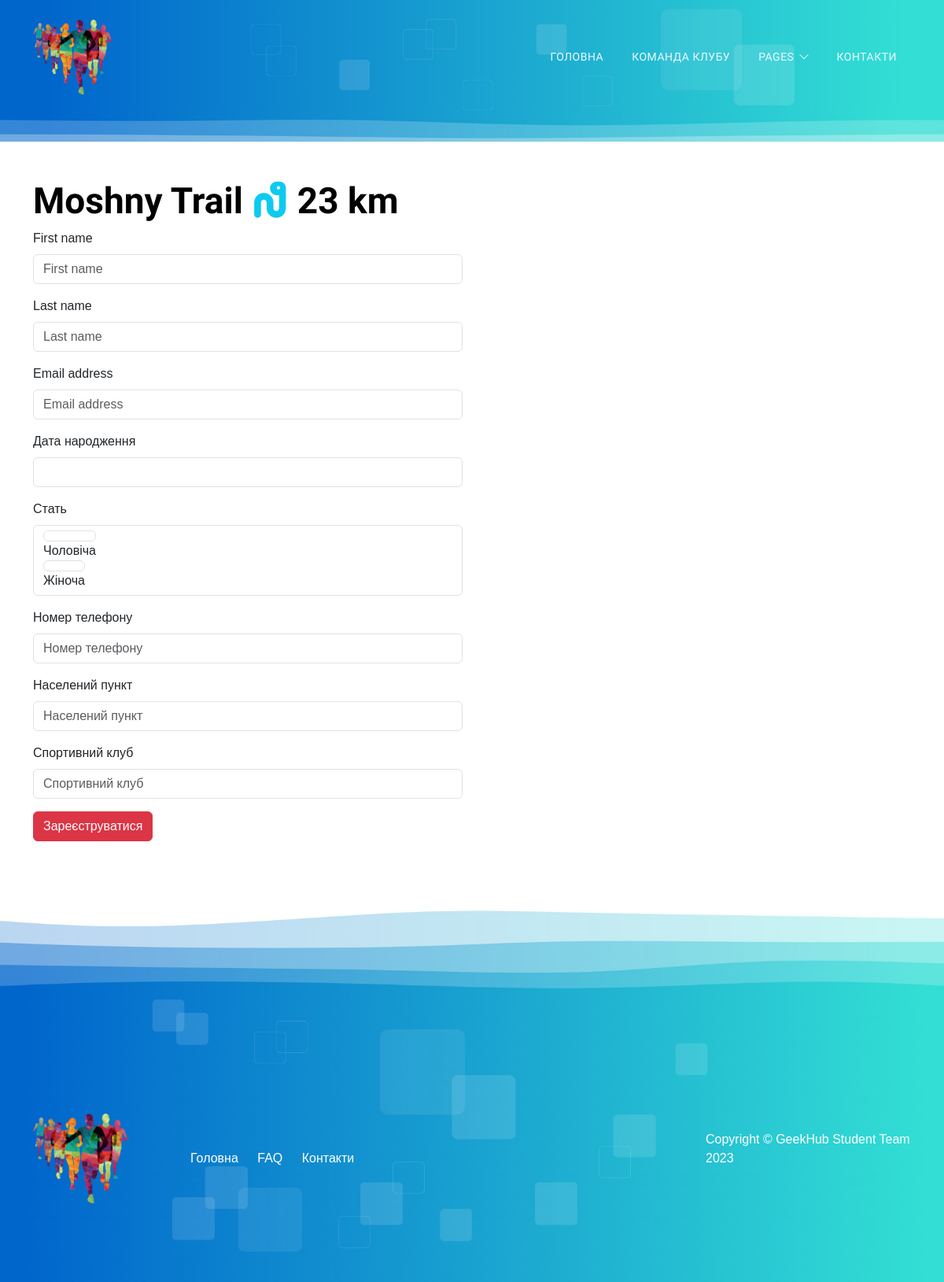
Page /distance/5/ on the earlier database version.
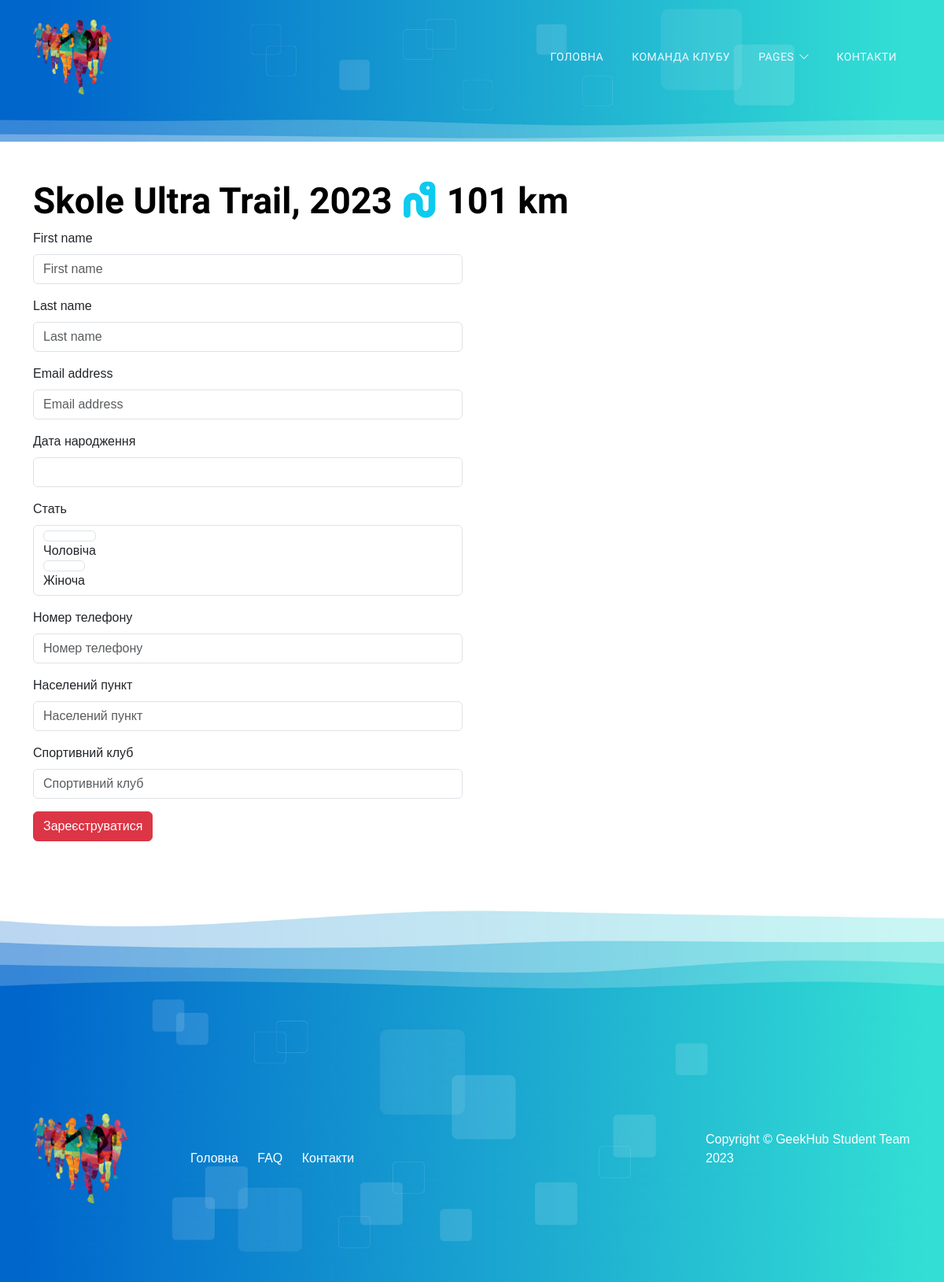
Same page on the later database version.
### sportevent/models.py (models this page shows, shortened)
class Distance(BaseModel):
    title = models.CharField(_("Назва"), max_length=50)
    distance_in_unit = models.PositiveSmallIntegerField(_("Дистанція"))
    event = models.ForeignKey(
        Event,
        verbose_name=_("Спорт захід"),
        related_name="distances",
        on_delete=models.CASCADE
    )
    class Meta:
        ordering = ("-event",)
        verbose_name = _("Дистанція")
        verbose_name_plural = _("Дистанції")

class Event(BaseModel):
    def generate_path(self, filename):
        """ Generates path and filename to save """
        ext = filename.rsplit(".", 1)[-1]
        result = f"event/posters/poster_event_" \
                 f"{random.randint(1, 999)}_{self.date_event}.{ext}"
        path = os.path.join(settings.MEDIA_ROOT, result)
        if os.path.exists(path):
            os.remove(path)
        return result
    title = models.CharField(_("Назва"), max_length=100)
    date_event = models.DateField(_("Дата проведення"))
    location = models.CharField(_("Місце проведення"), max_length=200)
    description = models.TextField(_("Опис"), blank=True)
    poster = models.ImageField(
        _("Постер"),
        blank=True,
        null=True,
        upload_to=generate_path,
        default=None,
        help_text=_("Завантажити зображення: (PNG, JPEG, JPG)"),
    )
    def __str__(self):
        return self.title
    class Meta:
        ordering = ("-date_event",)
        verbose_name = _("Спортивний захід")
        verbose_name_plural = _("Спортивні заходи")

### sportevent/views.py (the view, shortened to what this page needs)
class RegisterAthleteDistanceView(generic.View):
    model = Distance
    form_class = AthleteForm
    template_name = "sportevent/register_distance.html"
    def get(self, request, pk):
        distance = self.model.objects.get(id=pk)
        initial = {
            "first_name": request.user.first_name,
            "last_name": request.user.last_name,
            "email": self.request.user.email,
            "date_of_birth": request.user.date_of_birth,
            "gender": request.user.gender,
            "phone": request.user.phone,
            "city": request.user.city,
            "club": request.user.club,
        } if not request.user.is_anonymous else None
        form = self.form_class(initial=initial)
        context = {"distance": distance, "form": form}
        return render(request, self.template_name, context=context)

### profiles/forms.py
class AthleteForm(forms.ModelForm):
    class Meta:
        model = Athlete
        fields = (
            "first_name",
            "last_name",
            "email",
            "date_of_birth",
            "gender",
            "phone",
            "city",
            "club",
        )
        widgets = {
            "first_name": forms.TextInput(attrs={"required": "True"}),
            "last_name": forms.TextInput(attrs={"required": "True"}),
            "email": forms.EmailInput(attrs={"required": "True"}),
            "date_of_birth": forms.DateInput(
                attrs={"required": "True", "type": ""},
            ),
            "gender": forms.RadioSelect(attrs={"required": "True"}),
            "phone": forms.TextInput(attrs={"required": "True"}),
            "city": forms.TextInput(attrs={"required": "True"}),
            "club": forms.TextInput(attrs={"required": "True"}),
        }

### templates/sportevent/register_distance.html (shortened to what this page needs)
{% extends "sportevent/base.html" %}
{% load django_bootstrap5 %}
{% block content %}
  <h2>
    {{ distance.event }}
    <i class="fa-solid fa-worm text-info"></i>
    {{ distance.distance_in_unit }} km
  </h2>
  <div class="row">
    <div class="col-lg-6 col-sm-4">
      <form method="post" action="">
        {% bootstrap_form form %}
        {% bootstrap_button "Зареєструватися" button_type="submit" button_class="btn-danger" %}
      </form>
    </div>
  </div>
{% endblock %}

Differences in the rows shown:
changed Distance: event "Moshny Trail" → "Skole Ultra Trail, 2023"; distance_in_unit "23" → "101"
